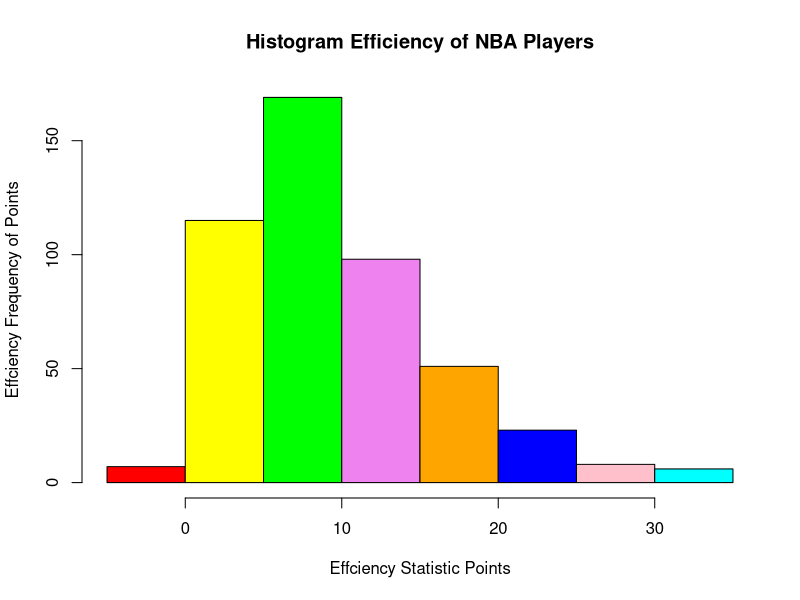

This chart was generated by the following R code:
## ---- chunk 1

library(readr)
nbaData<-read_csv("nba2018.csv")

nbaData<-read_csv("nba2018.csv",col_names=TRUE, col_types=cols(.default= col_integer(),player=col_character(), team= col_character(), height= col_character(), birth_date= col_character(), country= col_character(), experience= col_character(), college= col_character(), salary = col_double(), field_goals_perc = col_double(), points3_perc = col_double(), points2_perc = col_double(), points1_perc = col_double(), effective_field_goal_perc= col_double(), position = col_factor(levels = c('C', 'PF', 'PG',
'SF', 'SG')))) 

str(nbaData)
## ---- chunk 2
nbaData$experience[nbaData$experience=="R"]<- 0
nbaData$experience<- as.integer(nbaData$experience)
summary(nbaData$experience)

## ---- chunk 3

nbaData$salary<- nbaData$salary/100000

## ---- chunk 4

library(plyr)
nbaData$position<-revalue(nbaData$position, c("C"= "center","PF"="power_fwd","PG"="point_guard","SF"="small_fwd","SG"="shoot_guard"))

nbaData$position
table(nbaData$position)

## ---- chunk 5
rows_ucla<-c(which(nbaData$college=="University of California, Los Angeles"))
data_ucla<-nbaData[rows_ucla, ]
nrow(data_ucla)
## ---- chunk 6

rows_ucb<-c(which(nbaData$college=="University of California"))
nbaData[rows_ucb, ]
data_berkeley<-nbaData[rows_ucb, ]
nrow(data_berkeley)

## ---- chunk 7
max(nbaData$weight)

## ---- chunk 8
which.max(nbaData$weight)
heavy_player<-nbaData$player[149]
heavy_player
## ---- chunk 9
mean(nbaData$weight)
## ---- chunk 10

median(nbaData$salary)
## ---- chunk 11
experienced_players <-c(which(nbaData$experience>10))
data_experienced_players<-nbaData[experienced_players, ]
median(data_experienced_players$salary)
## ---- chunk 12

rows_shoot_guard<-c(which(nbaData$position=="shoot_guard"))
rows_point_guard<-c(which(nbaData$position=="point_guard"))
rows_shoot_point_guard<- c(rows_shoot_guard,rows_point_guard)

data_guards<-nbaData[rows_shoot_point_guard, ]

median(data_guards$salary)
## ---- chunk 13

rows_PF<-c(which(nbaData$position=="power_fwd"))
data_PF<- nbaData[rows_PF, ]
rows_30plus<-c(which(data_PF$age>29))
data_PF_30plus<- data_PF[rows_30plus, ]
rows_heavy_oldy_PF<-c(which(data_PF_30plus$weight>=240))
data_heavy_oldy_PF<- data_PF_30plus[rows_heavy_oldy_PF, ]
median(data_heavy_oldy_PF$salary)

## ---- chunk 14
GSW_rows <-c(which(nbaData$team=="GSW"))
GSW_rows
GSW_data<-nbaData[GSW_rows, ]

gsw<-c("player", "position", "height", "weight", "age")
small_GSW_data<-GSW_data[ ,gsw]

small_GSW_data

## ---- chunk 15
missed_field_goals <- c(nbaData$field_goals_atts-nbaData$field_goals)
## ---- chunk 16
missed_free_throws<-c(nbaData$points1_atts-nbaData$points1)
## ---- chunk 17
rebounds<- c(nbaData$total_rebounds)
## ---- chunk 18
mins_game<-c(nbaData$minutes/nbaData$games)
## ---- chunk 19
efficiency<- c((nbaData$points + nbaData$total_rebounds + nbaData$assists + nbaData$steals + nbaData$blocks - missed_field_goals - missed_free_throws - nbaData$turnovers)/nbaData$games)

## ---- chunk 20
nbaData$efficiency<- efficiency
## ---- chunk 21
summary(nbaData$efficiency)
## ---- chunk 22

colors = c("red", "yellow", "green", "violet", "orange", 
"blue", "pink", "cyan")

hist(nbaData$efficiency, col = colors, main = "Histogram Efficiency of NBA Players", xlab = "Effciency Statistic Points", ylab ="Effciency Frequency of Points")

## ---- chunk 23

new_top10_efficiency_data<-head(nbaData[order(-efficiency),], n=10)

new_vec_eff<-c("player", "team", "salary", "efficiency")

new_top<-new_top10_efficiency_data[ ,new_vec_eff]

new_top

## ---- chunk 24
rows_neg_eff<-which(nbaData$efficiency<0)
nbaData$player[rows_neg_eff]

## ---- chunk 25
new_top
## ---- chunk 26
age<-nbaData$age
new_top400_age_data<-head(nbaData[order(-age,-efficiency), ], n=400)
age_efficiency<-new_top400_age_data[ ,c("age","efficiency")]
age_efficiency

## ---- chunk 27
rank<- nbaData$rank
new_top100_rank_data<-head(nbaData[order(-efficiency,rank), ],n=100)
rank_efficiency<-new_top100_rank_data[ ,c("rank","efficiency")]
rank_efficiency
